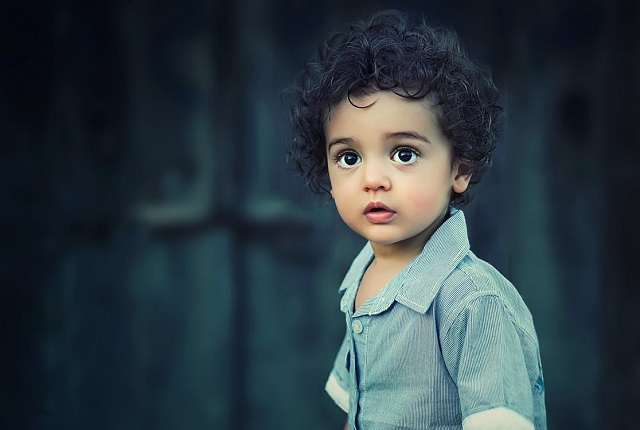
#> input picture Ch4/child.jpg, 640 x 430 px, given in place of the camera
$ python Ch04_06.py
#> lines starting #> are read from the running program, lines starting #| are printed output that depends on the picture; after the words box and inside, x2 and y2 are one past the last pixel; in counts of white or black regions, pixels touching at a corner belong together
import cv2
import numpy as np
lower = np.array([0, 50, 80], dtype = "uint8")
upper = np.array([20, 255, 255], dtype = "uint8")
cap = cv2.VideoCapture(1)
while (True):
    ret,frame=cap.read()
#> frame is the input picture: shape (430, 640, 3); mean B, G, R 67.3, 60.4, 46.4
    hsv = cv2.cvtColor(frame, cv2.COLOR_BGR2HSV)
#> hsv: shape (430, 640, 3); mean H, S, V 97.3, 121.8, 71

    skinMask = cv2.inRange(hsv, lower, upper)
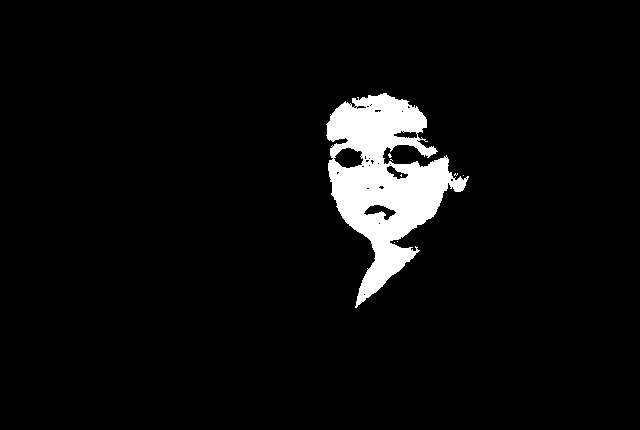
#> skinMask: shape (430, 640); 5% white; 8 white regions (7 under 20 px), largest, box (x1, y1, x2, y2) and area: (326, 93, 469, 308) 13689
    skinMask = cv2.GaussianBlur(skinMask,(3,3),1)
    skin = cv2.bitwise_and(frame, frame, mask = skinMask)
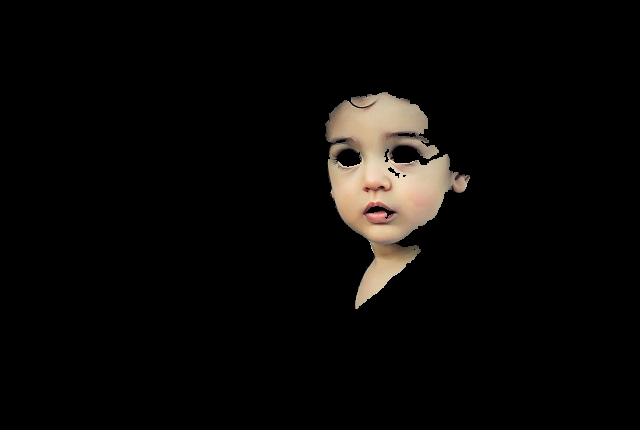
#> skin: shape (430, 640, 3); mean B, G, R 7.5, 8.9, 10.4
    cv2.imshow("images", np.hstack([frame, skin]))
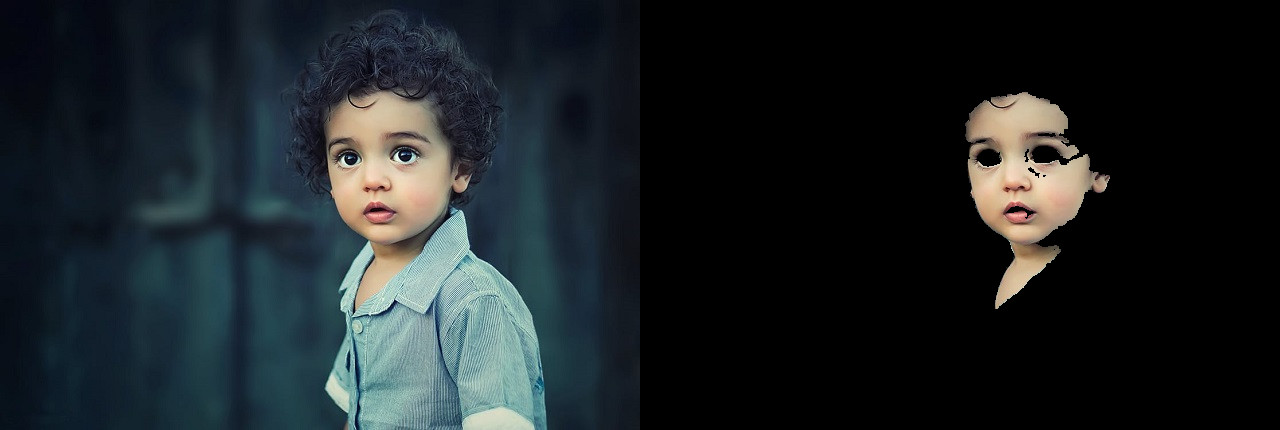
#> window 'images': shape (430, 1280, 3); mean B, G, R 37.4, 34.6, 28.4
    if cv2.waitKey(1) & 0xFF == ord("q"):
#> (key q is pressed here)
        break
cap.release()
cv2.destroyAllWindows()
